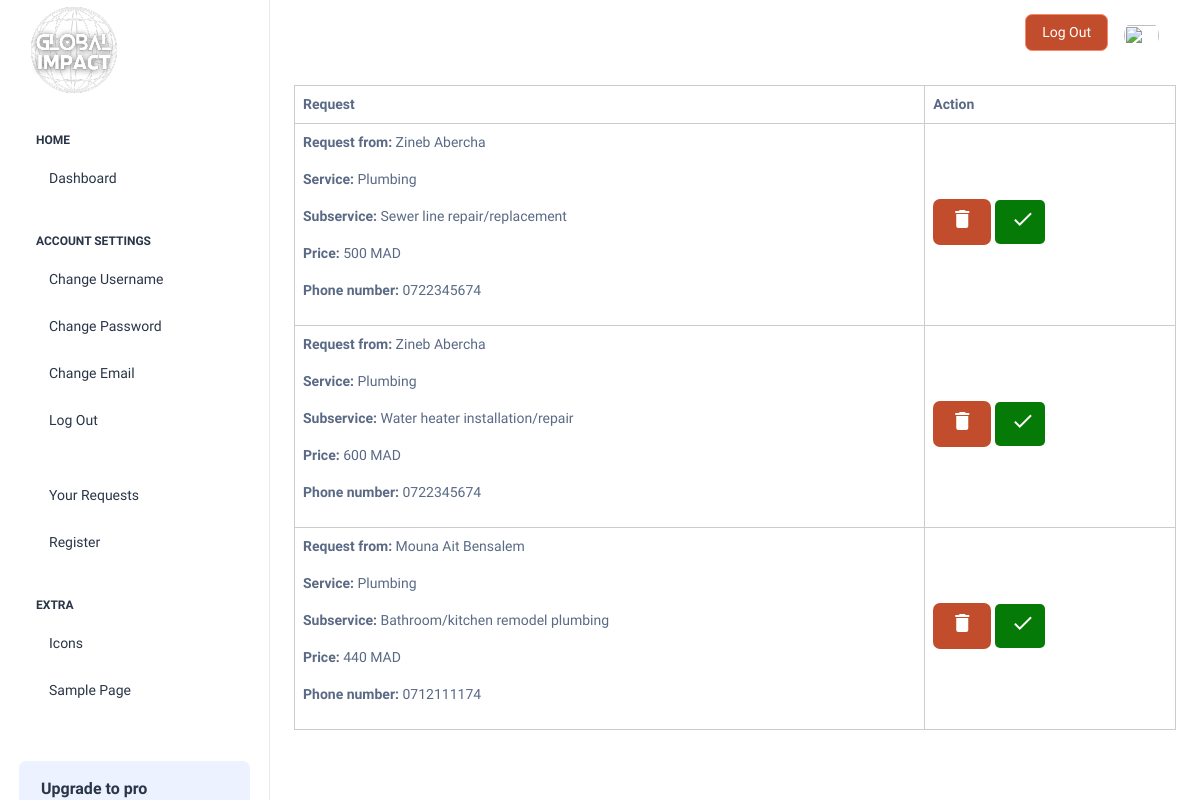
Screenshot of /views/devisAction.php (signed in) with the database file from the repository.
### tables this page shows
CREATE TABLE IF NOT EXISTS requests (
  request_id INT AUTO_INCREMENT,
  user_id INT,
  subservice_id INT,
  artisan_id INT,
  date_requested TIMESTAMP NOT NULL DEFAULT CURRENT_TIMESTAMP,
  status VARCHAR(10) NOT NULL DEFAULT 'pending',
  PRIMARY KEY (request_id),
  FOREIGN KEY (user_id) REFERENCES users(user_id),
  FOREIGN KEY (artisan_id) REFERENCES artisans(artisan_id),
  FOREIGN KEY (subservice_id) REFERENCES subservices(subservice_id)
);

CREATE TABLE IF NOT EXISTS users (
  user_id INT NOT NULL AUTO_INCREMENT,
  username VARCHAR(28) NOT NULL UNIQUE,
  full_name VARCHAR(28) NOT NULL,
  email VARCHAR(75) NOT NULL UNIQUE,
  password VARCHAR(255) NOT NULL,
  phone_number VARCHAR(25) NOT NULL UNIQUE,
  role ENUM ('user', 'artisan') NOT NULL DEFAULT 'user',
  PRIMARY KEY (user_id)
);

CREATE TABLE IF NOT EXISTS services (
  service_id INT AUTO_INCREMENT,
  service_name VARCHAR(255) NOT NULL,
  service_description TEXT NOT NULL,
  PRIMARY KEY (service_id)
);

CREATE TABLE IF NOT EXISTS subservices (
  subservice_id INT AUTO_INCREMENT,
  subservice_name VARCHAR(255),
  subservice_description VARCHAR(255),
  service_id INT,
  PRIMARY KEY (subservice_id),
  FOREIGN KEY (service_id) REFERENCES services(service_id)
);

CREATE TABLE IF NOT EXISTS artisan_services (
  artisan_id INT,
  subservice_id INT,
  price FLOAT,
  PRIMARY KEY (artisan_id, subservice_id),
  FOREIGN KEY (artisan_id) REFERENCES artisans(artisan_id),
  FOREIGN KEY (subservice_id) REFERENCES subservices(subservice_id)
);

### views/devisAction.php (the view, shortened to what this page needs)
<!doctype html>
<html lang="en">
<head>
    <link rel="stylesheet" href="https://cdn.jsdelivr.net/npm/bootstrap@4.0.0/dist/css/bootstrap.min.css"
>
    <link rel="stylesheet" href="../styles/dashboard.css" />
    <link rel="stylesheet" href="../styles/cards.css" />
    <link rel="stylesheet" href="../styles/modal.css" />
</head>
<body>
    <div class="page-wrapper" id="main-wrapper" data-layout="vertical" data-navbarbg="skin6" data-sidebartype="full"
        data-sidebar-position="fixed" data-header-position="fixed">
        <?php include '../includes/dashboard_header.php'; ?>
        <div class="container-fluid">
            <div class="vertical-container">
                <?php
                $ConnectingDB = $GLOBALS['pdo'];
                $artisan = $_SESSION['user_id'];
                $pd = "SELECT * FROM requests NATURAL JOIN users WHERE artisan_id='$artisan' AND status='pending'";
                $stmt = $ConnectingDB->prepare($pd);
                $stmt->execute();
                if ($stmt->rowCount() != 0) {
                    echo "<table class='artisan-table'><tr><th>Request</th><th>Action</th></tr>";
                    while ($pending_request = $stmt->fetch(PDO::FETCH_ASSOC)) {
                        $subservice = $ConnectingDB->query("SELECT * FROM subservices NATURAL JOIN services WHERE subservice_id=" . $pending_request['subservice_id']);
                        $subservice_info = $subservice->fetch(PDO::FETCH_ASSOC);
                        $costQuery = $ConnectingDB->query("SELECT price FROM artisan_services WHERE subservice_id=" . $pending_request['subservice_id'] . " AND artisan_id=" . $artisan);
                        $cost = $costQuery->fetch(PDO::FETCH_ASSOC);
                        ?>
                        <tr>
                            <td>
                                <?php echo "<p><b>Request from: </b>" . $pending_request['full_name'] . '</p>
                            <p><b>Service: </b>' . $subservice_info['service_name'] . '</p>
                            <p><b>Subservice: </b>' . $subservice_info['subservice_name'] . '</p>
                            <p><b>Price: </b>' . $cost['price'] . ' MAD</p><p><b>Phone number: </b>' . $pending_request['phone_number'] . '</p>'; ?>
                            </td>
                            <td>
                                <form method="post">
                                    <div style="display:inline;">
                                        <button type="submit" class="decline_btn btn" name="decline_request">
                                            <i class="delete-icon material-icons">delete</i>
                                        </button>
                                        <button type="submit" class="accept_btn btn" name="accept_request">
                                            <i class="delete-icon material-icons">check</i>
                                        </button>
                                    </div>
                                </form>
                            </td>
                        </tr>
                    </div>
                <?php }
                } else {
                    echo "<p>You don't have any requests.</p>";
                } ?>
        </div>
    <?php include '../includes/footer.php'; ?>

### includes/dashboard_header.php (shortened to what this page needs)
<aside class="left-sidebar">
      <div>
        <div class="brand-logo d-flex align-items-center justify-content-between">
          <a href="./index.html" class="text-nowrap logo-img">
            <img src="assets/global.png" width="" alt="" />
          </a>
        </div>
        <nav class="sidebar-nav scroll-sidebar" data-simplebar="" style="font-size: 2em;">
          <ul id="sidebarnav">
            <li class="nav-small-cap">
              <span class="hide-menu">Home</span>
            </li>
            <li class="sidebar-item">
              <a class="sidebar-link" href="./index.html" aria-expanded="false">
                <span class="hide-menu">Dashboard</span>
              </a>
            </li>
            <li class="nav-small-cap">
              <span class="hide-menu">ACCOUNT SETTINGS</span>
            </li>
            <li class="sidebar-item">
              <a class="sidebar-link" href="./ui-alerts.html" aria-expanded="false">
                <span class="hide-menu">Change Username</span>
              </a>
            </li>
            <li class="sidebar-item">
              <a class="sidebar-link" href="./ui-card.html" aria-expanded="false">
                <span class="hide-menu">Change Password</span>
              </a>
            </li>
            <li class="sidebar-item">
              <a class="sidebar-link" href="./ui-forms.html" aria-expanded="false">
                <span class="hide-menu">Change Email</span>
              </a>
            </li>
            <li class="sidebar-item">
              <a class="sidebar-link" href="./ui-buttons.html" aria-expanded="false">
                <span class="hide-menu">Log Out</span>
              </a>
            </li>
            <li class="nav-small-cap">
            </li>
            <li class="sidebar-item">
              <a class="sidebar-link" href="./authentication-login.html" aria-expanded="false">
                <span class="hide-menu">Your Requests</span>
              </a>
            </li>
            <li class="sidebar-item">
              <a class="sidebar-link" href="./authentication-register.html" aria-expanded="false">
                <span class="hide-menu">Register</span>
              </a>
            </li>
            <li class="nav-small-cap">
              <span class="hide-menu">EXTRA</span>
            </li>
            <li class="sidebar-item">
              <a class="sidebar-link" href="./icon-tabler.html" aria-expanded="false">
                <span class="hide-menu">Icons</span>
              </a>
            </li>
            <li class="sidebar-item">
              <a class="sidebar-link" href="./sample-page.html" aria-expanded="false">
                <span class="hide-menu">Sample Page</span>
              </a>
            </li>
          </ul>
          <div class="unlimited-access hide-menu bg-light-primary position-relative mb-7 mt-5 rounded">
            <div class="d-flex">
              <div class="unlimited-access-title me-3">
                <h6 class="fw-semibold fs-4 mb-6 text-dark w-85">Upgrade to pro</h6>
              </div>
            </div>
          </div>
        </nav>
      </div>
    </aside>
    <div class="body-wrapper">
      <header class="app-header">
        <nav class="navbar navbar-expand-lg navbar-light">
          <div id="navbarNav" class="navbar-collapse justify-content-end px-0 bg-slate-800">
            <ul class="navbar-nav flex-row ms-auto align-items-center justify-content-end">
              <a href="../utils/logout.php" target="_blank"
                class="btn btn-danger">Log Out</a>
              <li class="nav-item dropdown">
                <a class="nav-link nav-icon-hover" href="javascript:void(0)" id="drop2" data-bs-toggle="dropdown"
                  aria-expanded="false">
                  <img src="../assets/images/profile/user-1.jpg" alt="" width="35" height="35" class="rounded-circle">
                </a>
              </li>
            </ul>
          </div>
        </nav>
      </header>

### includes/footer.php
</body>
</html>

### styles/cards.css (style rules this page uses)
.artisan-table { width: 100%; border-collapse: collapse; margin-bottom: 20px; }
.artisan-table td, .artisan-table th { border: 1px solid #ccc; padding: 8px; }
.vertical-container { display: flex; flex-direction: column; height: 100%; }
.btn { background-color: #c24d2c; color: white; margin-bottom: 5px; }
.accept_btn { width: 50px; background-color: rgb(6, 122, 6); border: none; cursor: pointer; display: inline; border-radius: 5px; }

### rows the page displays
requests: user.full_name "Zineb Abercha", services.service_name "Plumbing", subservice.subservice_name "Sewer line repair/replacement", artisan_services.price "500", user.phone_number "0722345674"
requests: user.full_name "Zineb Abercha", services.service_name "Plumbing", subservice.subservice_name "Water heater installation/repair", artisan_services.price "600", user.phone_number "0722345674"
requests: user.full_name "Mouna Ait Bensalem", services.service_name "Plumbing", subservice.subservice_name "Bathroom/kitchen remodel plumbing", artisan_services.price "440", user.phone_number "0712111174"
